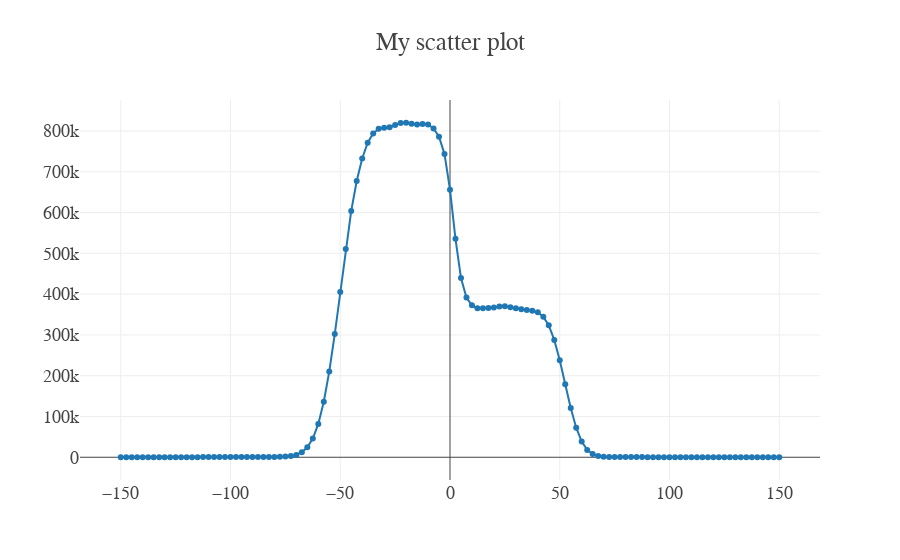

Notebook source saved alongside this figure:
### Code cell
from plotly.offline import init_notebook_mode, plot, iplot
from plotly.graph_objs import *
init_notebook_mode(connected=True)


plt.imshow(pix[:,12,:].T, origin='lower', cmap=plt.cm.Greys)
print(pix.shape)
profile=pix[69,8,:]
#profile=profile*4.0e-6
#profile=profile/1.8
profiledata=np.zeros((121, 2))

profiledata[:, 0]=np.arange(0, 121)*2.5
profiledata[:, 1]=profile

profiledata[:, 0]=profiledata[:, 0]-(profiledata[:, 0].max()/2)
profiledata[:, 1]=np.flipud(profiledata[:, 1])


data = Scatter(x = profiledata[:, 0],
               y = profiledata[:, 1],
               mode = 'lines+markers')

layout = dict(title='My scatter plot',
              font=dict(family='Droid Sans Mono',size=18), 
                )

fig = dict(data=[data], layout=layout)
iplot(fig)

### Figure 1 — Plotly figure (JSON) as saved in the notebook; plotly's stock layout.template omitted (floating-point values rounded to 4 significant figures)
{"data": [{"mode": "lines+markers", "type": "scatter", "x": [-150, -147.5, -145, -142.5, -140, -137.5, -135, -132.5, -130, -127.5, -125, -122.5, -120, -117.5, -115, -112.5, -110, -107.5, -105, -102.5, -100, -97.5, -95, -92.5, -90, -87.5, -85, -82.5, -80, -77.5, -75, -72.5, -70, -67.5, -65, -62.5, -60, -57.5, -55, -52.5, -50, -47.5, -45, -42.5, -40, -37.5, -35, -32.5, -30, -27.5, -25, -22.5, -20, -17.5, -15, -12.5, -10, -7.5, -5, -2.5, 0, 2.5, 5, 7.5, 10, 12.5, 15, 17.5, 20, 22.5, 25, 27.5, 30, 32.5, 35, 37.5, 40, 42.5, 45, 47.5, 50, 52.5, 55, 57.5, 60, 62.5, 65, 67.5, 70, 72.5, 75, 77.5, 80, 82.5, 85, 87.5, 90, 92.5, 95, 97.5, 100, 102.5, 105, 107.5, 110, 112.5, 115, 117.5, 120, 122.5, 125, 127.5, 130, 132.5, 135, 137.5, 140, 142.5, 145, 147.5, 150], "y": [0, 57, 63, 72, 78, 84, 104, 146, 179, 168, 139, 110, 96, 118, 212, 347, 432, 470, 459, 388, 336, 334, 370, 435, 496, 559, 664, 777, 912, 1233, 1785, 2909, 5772, 12215, 24469, 45918, 81769, 136180, 210406, 302059, 405446, 510468, 604182, 677543, 732964, 771652, 794048, 805447, 808391, 809177, 814627, 819883, 820424, 818091, 816426, 817555, 816118, 806437, 786045, 743561, 656356, 535655, 439537, 391702, 372519, 365733, 365610, 366349, 367119, 369916, 370407, 367794, 365211, 363053, 361130, 359467, 355434, 344721, 323524, 287858, 237647, 178850, 120727, 72483, 38531, 18059, 7696, 3216, 1458, 838, 671, 639, 578, 484, 389, 307, 265, 253, 249, 251, 262, 275, 283, 294, 297, 282, 222, 125, 65, 53, 61, 78, 86, 90, 101, 120, 130, 126, 94, 41, 8]}], "layout": {"font": {"family": "Droid Sans Mono", "size": 18}, "title": "My scatter plot"}}
